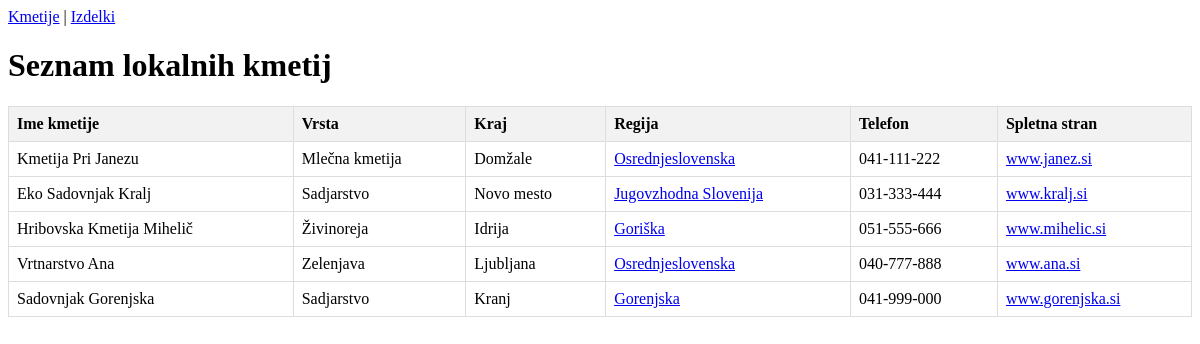
/farms, run on an earlier commit of the app's database.
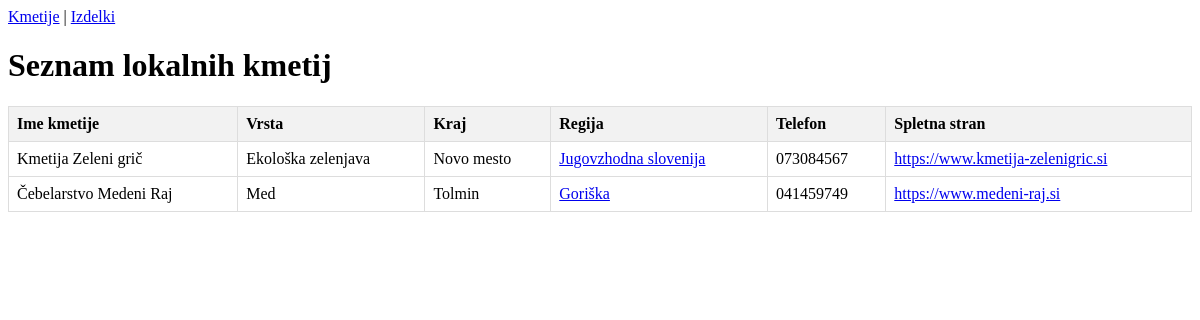
And on a later commit of the database.
### tables this page shows
CREATE TABLE Kmetija (
    id INTEGER PRIMARY KEY AUTOINCREMENT,
    ime_kmetije TEXT NOT NULL,
    vrsta_kmetije TEXT,
    delovni_cas TEXT,
    kraj TEXT,
    regija TEXT,
    telefonska_stevilka TEXT,
    spletna_stran TEXT,
    id_uporabnika INTEGER,
    FOREIGN KEY (id_uporabnika) REFERENCES Uporabnik(id)
);

### web.py (the view)
@app.route('/farms')
def farms():
    kmetije = query("SELECT * FROM Kmetija")
    return render_template('farms.html', kmetije=kmetije)

### database.py (called while the page is built)
def get_connection():
    conn = sqlite3.connect(DB_PATH)
    conn.row_factory = sqlite3.Row  # Omogoča dostop do podatkov po imenih stolpcev
    return conn

def query(sql, params=()):
    conn = get_connection()
    try:
        cursor = conn.cursor()
        cursor.execute(sql, params)
        result = cursor.fetchall()
        return result
    finally:
        conn.close()

### templates/farms.html (shortened to what this page needs)
<!DOCTYPE html>
<html lang="sl">
<head>
</head>
<body>
    <nav>
        <a href="/">Kmetije</a> |
        <a href="/products">Izdelki</a>
    </nav>
    <h1>Seznam lokalnih kmetij</h1>
    <table>
        <tr>
            <th>Ime kmetije</th>
            <th>Vrsta</th>
            <th>Kraj</th>
            <th>Regija</th>
            <th>Telefon</th>
            <th>Spletna stran</th>
        </tr>
        {% for k in kmetije %}
        <tr>
            <td>{{ k.ime_kmetije }}</td>
            <td>{{ k.vrsta_kmetije }}</td>
            <td>{{ k.kraj }}</td>
            <td><a href="/region/{{ k.regija }}">{{ k.regija }}</a></td>
            <td>{{ k.telefonska_stevilka }}</td>
            <td><a href="{{ k.spletna_stran }}" target="_blank">{{ k.spletna_stran }}</a></td>
        </tr>
        {% endfor %}
    </table>
</body>
</html>

What changed in the data, as far as the page shows it:
removed Kmetija: ime_kmetije "Kmetija Pri Janezu", vrsta_kmetije "Mlečna kmetija", kraj "Domžale", regija "Osrednjeslovenska", telefonska_stevilka "041-111-222", spletna_stran "www.janez.si"
removed Kmetija: ime_kmetije "Eko Sadovnjak Kralj", vrsta_kmetije "Sadjarstvo", kraj "Novo mesto", regija "Jugovzhodna Slovenija", telefonska_stevilka "031-333-444", spletna_stran "www.kralj.si"
removed Kmetija: ime_kmetije "Hribovska Kmetija Mihelič", vrsta_kmetije "Živinoreja", kraj "Idrija", regija "Goriška", telefonska_stevilka "051-555-666", spletna_stran "www.mihelic.si"
removed Kmetija: ime_kmetije "Vrtnarstvo Ana", vrsta_kmetije "Zelenjava", kraj "Ljubljana", regija "Osrednjeslovenska", telefonska_stevilka "040-777-888", spletna_stran "www.ana.si"
removed Kmetija: ime_kmetije "Sadovnjak Gorenjska", vrsta_kmetije "Sadjarstvo", kraj "Kranj", regija "Gorenjska", telefonska_stevilka "041-999-000", spletna_stran "www.gorenjska.si"
added Kmetija: ime_kmetije "Kmetija Zeleni grič", vrsta_kmetije "Ekološka zelenjava", kraj "Novo mesto", regija "Jugovzhodna slovenija", telefonska_stevilka "073084567", spletna_stran "https://www.kmetija-zelenigric.si"
added Kmetija: ime_kmetije "Čebelarstvo Medeni Raj", vrsta_kmetije "Med", kraj "Tolmin", regija "Goriška", telefonska_stevilka "041459749", spletna_stran "https://www.medeni-raj.si"
